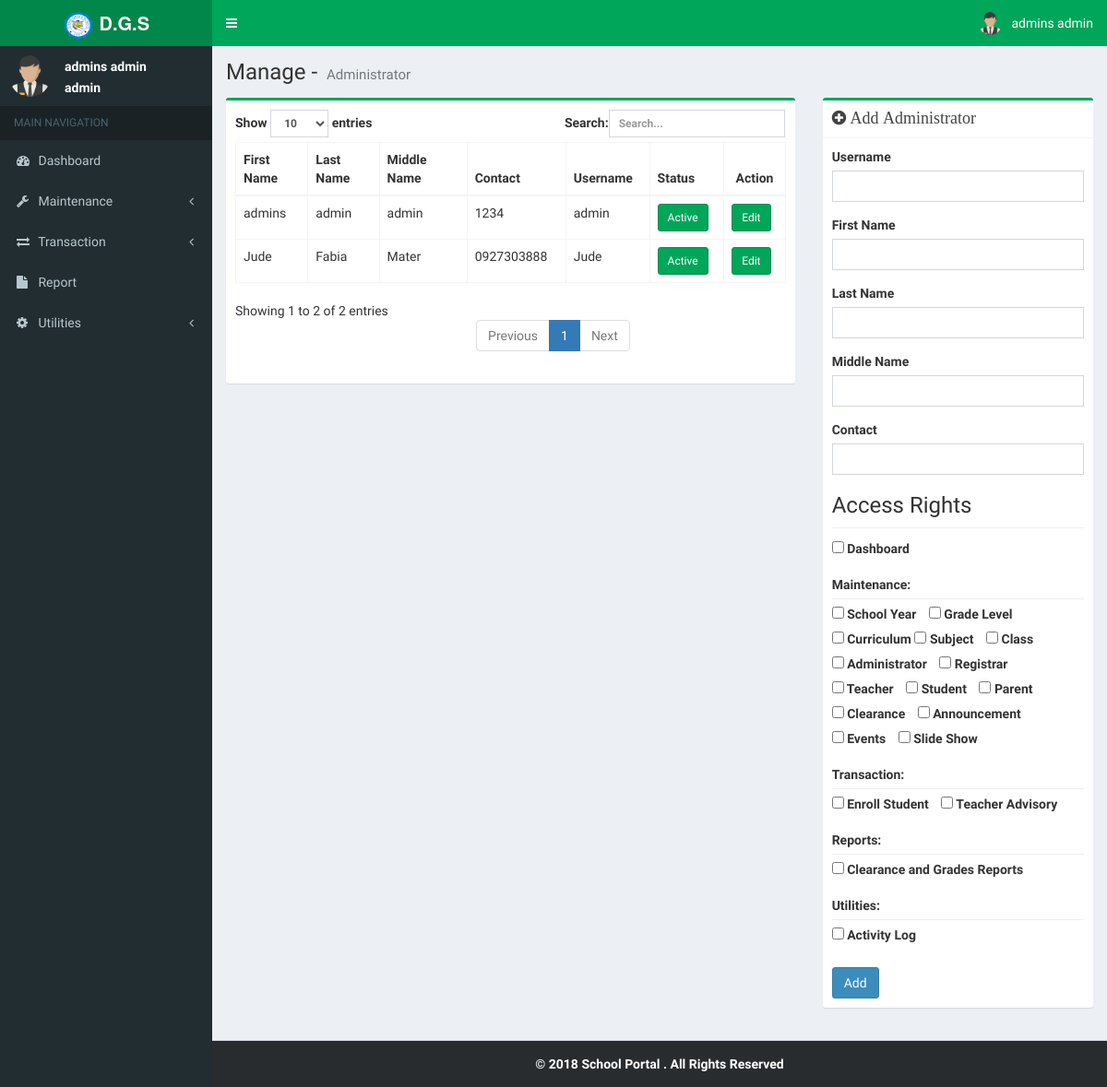
Screenshot of /admin_user.php (signed in) with the database file from the repository.
### tables this page shows
CREATE TABLE `logotbl` (
  `id` int(11) NOT NULL AUTO_INCREMENT,
  `logo` varchar(45) DEFAULT NULL,
  PRIMARY KEY (`id`)
);

CREATE TABLE `usertbl` (
  `id` int(11) NOT NULL AUTO_INCREMENT,
  `username` varchar(140) NOT NULL,
  `password` varchar(100) NOT NULL,
  `fname` varchar(140) NOT NULL,
  `mname` varchar(140) NOT NULL,
  `lname` varchar(140) NOT NULL,
  `contact` varchar(140) NOT NULL,
  `usertype` varchar(50) NOT NULL,
  `status` int(11) NOT NULL,
  `profile_pic` varchar(170) NOT NULL,
  PRIMARY KEY (`id`)
);

CREATE TABLE `access_rights` (
  `id` int(11) NOT NULL AUTO_INCREMENT,
  `userid` int(11) NOT NULL,
  `privilege` int(11) NOT NULL,
  PRIMARY KEY (`id`)
);

### session.php (called while the page is built, shortened)
<?php
if (isset($_SESSION['username']))
{
	$username = $_SESSION['username'];
}
else
{
	header("Location: index.php");
	exit();
}
$result = mysqli_query($con,"SELECT * FROM usertbl WHERE username = '$username'")or die(mysqli_error($con));
$user_rows = mysqli_fetch_array($result);
$username = $user_rows['username'];
$fname = $user_rows['fname'];
$lname = $user_rows['lname'];
$sessionid = $user_rows['id'];
$profile_pic = $user_rows['profile_pic'];
$name = $fname." ".$lname;
?>

### admin_user.php (the view, shortened to what this page needs)
<!DOCTYPE html>
<html>
<head>
	<?php include "inc/navbar.php"; ?>
</head>
<body class="hold-transition fixed skin-green sidebar-mini">
	<div class="wrapper">
		<?php include "inc/header.php"; ?>
		<div class="content-wrapper">
			<section class="content-header">
				<h1>
					Manage - <small>Administrator</small>
				</h1>
			</section>
			<section class="content">
				<div class="row">
					<form action="crud_function.php" method="post" name="frmActiveAdmin">
						<div class="col-sm-8">
							<div class="box box-success">
								<div class="box-body">
									<table class="table table-bordered" id="example">
										<thead>
											<tr>
												<th>First Name</th>
												<th>Last Name</th>
												<th>Middle Name</th>
												<th>Contact</th>
												<th>Username</th>
												<th>Status</th>
												<th><center>Action</center></th>
											</tr>
										</thead>
										<tbody>
											<?php
											$query = "SELECT * FROM usertbl WHERE usertype = 'admin'";
											$result = mysqli_query($con, $query);
											while($row = mysqli_fetch_array($result))
											{
												?>
												<tr>
													<td><?php echo $row['fname']; ?></td>
													<td><?php echo $row['lname']; ?></td>
													<td><?php echo $row['mname']; ?></td>
													<td><?php echo $row['contact']; ?></td>
													<td><?php echo $row['username']; ?></td>
													<?php
													if($row['status'] == 0)
													{
														echo "<td><button name='btnActiveAdmin' onclick='activeInactiveAdmin(" .  $row['id']  . ")' class='btn btn-success btn-sm'>Active</button></td>";
													}
													else
													{
														echo "<td><button name='btnActiveAdmin' onclick='activeInactiveAdmin(" .  $row['id']  . ")' class='btn btn-danger btn-sm'>Inactive</button></td>";
													}
													?>
													<td><button type="button" class="btn btn-success btn-sm" onclick="editAdmin(<?php echo "'" . $row['id'] . "','" . $row['fname'] . "','" . $row['mname'] . "','" . $row['lname'] . "','" . $row['contact'] . "','" . $row['username'] . "'"; ?>)">Edit</button></td>
												</tr>
												<?php } ?>
											</tbody>
										</table>
									</div>
								</div>
							</div>
						</form>
						<div class="col-sm-4">
							<div class="box box-success">
								<div class="box-header with-border">
									<h3 class="box-title"><i class="fa fa-plus-circle"> Add Administrator</i></h3>
								</div>
								<div class="box-body">
									<form method="post" name="frmAddAdmin" action="crud_function.php">
										<div class="form-group">
											<label>Username</label>
											<input type="text" class="form-control" name="txtUsername" id="txtUsername" required>
										</div>
										<div class="form-group">
											<label>First Name</label>
											<input type="text" class="form-control" name="txtFirstname" id="txtFirstname" required>
										</div>
										<div class="form-group">
											<label>Last Name</label>
											<input type="text" class="form-control" name="txtLastname" id="txtLastname" required>
										</div>
										<div class="form-group">
											<label>Middle Name</label>
											<input type="text" class="form-control" name="txtMiddlename" id="txtMiddlename">
										</div>
										<div class="form-group">
											<label>Contact</label>
											<input type="text" class="form-control" name="txtContact" id="txtContact">
										</div>
										<h3>Access Rights</h3>
										<hr style="margin-top: 0px;margin-bottom: 10px;">
										<label><input type="checkbox" name="accessrights[]" value="1"> Dashboard</label>
										<br>
										<label style="margin-top: 14px;">Maintenance:</label>
										<hr style="margin-top: 0px;margin-bottom: 4px;">
										<label style="margin-right: 10px;"><input type="checkbox" name="accessrights[]" value="2"> School Year</label>
										<label style="margin-right: 10px;"><input type="checkbox" name="accessrights[]" value="3"> Grade Level</label>
										<label><input type="checkbox" name="accessrights[]" value="4"> Curriculum</label>
										<label style="margin-right: 10px;"><input type="checkbox" name="accessrights[]" value="5"> Subject</label>
										<label style="margin-right: 10px;"><input type="checkbox" name="accessrights[]" value="6"> Class</label>
										<label style="margin-right: 10px;"><input type="checkbox" name="accessrights[]" value="7"> Administrator</label>
										<label style="margin-right: 10px;"><input type="checkbox" name="accessrights[]" value="8"> Registrar</label>
										<label style="margin-right: 10px;"><input type="checkbox" name="accessrights[]" value="9"> Teacher</label>
										<label style="margin-right: 10px;"><input type="checkbox" name="accessrights[]" value="10"> Student</label>
										<label style="margin-right: 10px;"><input type="checkbox" name="accessrights[]" value="11"> Parent</label>
										<label style="margin-right: 10px;"><input type="checkbox" name="accessrights[]" value="12"> Clearance</label>
										<label style="margin-right: 10px;"><input type="checkbox" name="accessrights[]" value="13"> Announcement</label>
										<label style="margin-right: 10px;"><input type="checkbox" name="accessrights[]" value="14"> Events</label>
										<label><input type="checkbox" name="accessrights[]" value="15"> Slide Show</label>
										<br>
										<label style="margin-top: 14px;">Transaction:</label>
										<hr style="margin-top: 0px;margin-bottom: 4px;">
										<label style="margin-right: 10px;"><input type="checkbox" name="accessrights[]" value="16"> Enroll Student</label>
										<label><input type="checkbox" name="accessrights[]" value="17"> Teacher Advisory</label>
										<br>
										<label style="margin-top: 14px;">Reports:</label>
										<hr style="margin-top: 0px;margin-bottom: 4px;">
										<label><input type="checkbox" name="accessrights[]" value="18"> Clearance and Grades Reports</label>
										<br>
										<label style="margin-top: 14px;">Utilities:</label>
										<hr style="margin-top: 0px;margin-bottom: 4px;">
										<label><input type="checkbox" name="accessrights[]" value="19"> Activity Log</label>
										<br><br>
										<button type="submit" name="btnAddAdmin" id="btnAddAdmin" class="btn btn-primary">Add</button>
									</form>
								</div>
							</div>
						</div>
					</div>
				</section>
			</div>
			<?php include "inc/sidebar.php"; ?>
			<?php include "inc/script.php"; ?>
		</div>
	</body>
	</html>

### inc/header.php (shortened to what this page needs)
<?php
$q = mysqli_query($con, "SELECT * FROM logotbl limit 1");
$row = mysqli_fetch_array($q);
?>
<header class="main-header">
	<a href="admin_dashboard.php" class="logo">
		<span class="logo-lg"><b><img src="images/<?php echo $row['logo']; ?>" width="34" height="32"> D.G.S</b></span>
	</a>
	<nav class="navbar navbar-static-top">
		<a class="sidebar-toggle" data-toggle="offcanvas" role="button">
		</a>
		<div class="navbar-custom-menu">
			<ul class="nav navbar-nav">
				<li class="dropdown user user-menu">
					<a href="#" class="dropdown-toggle" data-toggle="dropdown">
						<img src="<?php echo $profile_pic; ?>" class="user-image" alt="User Image">
						<span class="hidden-xs"><?php echo $name; ?></span>
					</a>
				</li>
			</ul>
		</div>
	</nav>
</header>

### inc/sidebar.php (shortened to what this page needs)
<aside class="main-sidebar">
 <section class="sidebar">
  <div class="user-panel">
   <div class="pull-left image">
    <img src="<?php echo $profile_pic; ?>" class="img-circle">
  </div>
  <div class="pull-left info">
    <p><?php echo $name; ?></p>
    <p><?php echo $username; ?></p>
  </div>
</div>
<ul class="sidebar-menu">
 <li class="header">MAIN NAVIGATION</li>
 <?php
 $accessright = mysqli_query($con, "SELECT * FROM access_rights where userid='$sessionid'")or die(mysqli_error($con));
 while ($row_ulevel = mysqli_fetch_array($accessright)) {
  if ($row_ulevel['privilege'] == "1") { ?>
  <li>
    <a href="admin_dashboard.php">
     <i class="fa fa-dashboard"></i> <span>Dashboard</span>
   </a>
 </li>
 <?php } } ?>
 <li class="treeview slesson" onclick="setmodule('Student Lesson')">
  <a href="#">
   <i class="fa fa-wrench"></i>
   <span>Maintenance</span>
   <span class="pull-right-container">
    <span class="fa fa-angle-left pull-right"></span>
  </span>
</a>
</li>
<li class="treeview slesson" onclick="setmodule('Student Lesson')">
  <a href="#">
   <i class="fa fa-exchange"></i>
   <span>Transaction</span>
   <span class="pull-right-container">
    <span class="fa fa-angle-left pull-right"></span>
  </span>
</a>
</li>
<?php
$accessright = mysqli_query($con, "SELECT * FROM access_rights where userid='$sessionid'")or die(mysqli_error($con));
while ($row_ulevel = mysqli_fetch_array($accessright)) {
  if ($row_ulevel['privilege'] == "18") { ?>
  <li class="treeview slesson" onclick="">
    <a href="reports.php">
     <i class="fa fa-file"></i>
     <span>Report</span>
   </a>
 </li>
 <?php } } ?>
 <?php
 $accessright = mysqli_query($con, "SELECT * FROM access_rights where userid='$sessionid'")or die(mysqli_error($con));
 while ($row_ulevel = mysqli_fetch_array($accessright)) {
  if ($row_ulevel['privilege'] == "19") { ?>
  <li class="treeview slesson" onclick="">
    <a href="#">
     <i class="fa fa-cog"></i>
     <span>Utilities</span>
     <span class="pull-right-container">
      <span class="fa fa-angle-left pull-right"></span>
    </span>
  </a>
</li>
<?php } } ?>
</ul>
</section>
</aside>

### css/_all-skins.css (style rules this page uses)
.skin-green .main-header .navbar { background-color: #00a65a; }
.skin-green .main-header .navbar .nav > li > a { color: #ffffff; }
.skin-green .main-header .navbar .sidebar-toggle { color: #ffffff; }
.skin-green .main-header .navbar .sidebar-toggle { color: #fff; }
.skin-green .main-header .logo { background-color: #008d4c; color: #ffffff; border-bottom: 0 solid transparent; }
.skin-green .content-header { background: transparent; }
.skin-green .wrapper, .skin-green .main-sidebar, .skin-green .left-side { background-color: #222d32; }
.skin-green .user-panel > .info, .skin-green .user-panel > .info > a { color: #fff; }
.skin-green .sidebar-menu > li.header { color: #4b646f; background: #1a2226; }
.skin-green .sidebar-menu > li > a { border-left: 3px solid transparent; }
.skin-green .sidebar a { color: #b8c7ce; }

### rows the page displays
logotbl: logo (picture)
usertbl: profile_pic (picture), name "admins admin", fname "admins", lname "admin", mname "admin", contact "1234", username "admin"
usertbl: fname "Jude", lname "Fabia", mname "Mater", contact "0927303888", username "Jude"
access_rights: privilege 1 (drawn)
access_rights: privilege 18 (drawn)
access_rights: privilege 19 (drawn)
